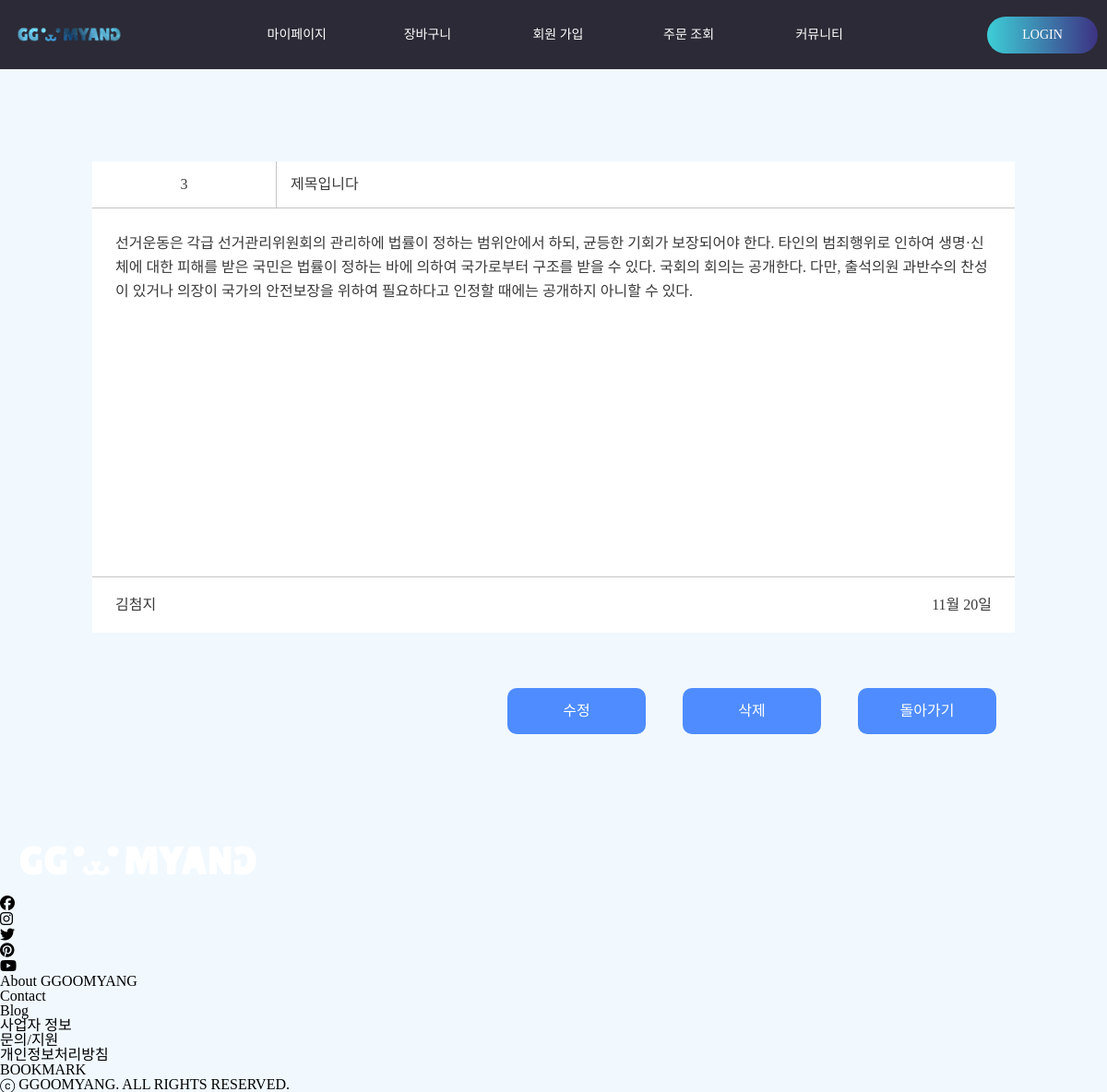
Page /detail_view.php?num=3 on the committed database.
### tables this page shows
CREATE TABLE `freeboard` (
  `num` int(5) NOT NULL,
  `title` varchar(50) NOT NULL,
  `author` varchar(20) NOT NULL,
  `date` varchar(10) NOT NULL,
  `context` varchar(1000) DEFAULT NULL
);

### detail_view.php (the view, shortened to what this page needs)
<!DOCTYPE html>
<html lang="en">
<head>
    <link rel="stylesheet" href="css/header.css">
    <link rel="stylesheet" href="css/footer.css">
    <link rel="stylesheet" href="css/detail_view.css">
</head>
<body>
    <?php
        include "header.php";
    ?>
    <div id="container">
        <div class="center">
            <div class="detail_view">
                <?php
                    $num = $_GET['num'];
                    include "db_connect.php";
                    $sql = "SELECT * FROM freeboard WHERE num = $num";
                    $result = mysqli_query($conn,$sql);
                    $row = mysqli_fetch_assoc($result);
                ?>
                <div class="title_line">
                    <div class="num"><span><?php echo $row['num']; ?></span></div>
                    <div class="title"><?php echo $row['title']; ?></div>
                </div>
                <div class="context"><?php echo $row['context']; ?></div>
                <div class="bot_line">
                    <div class="author"><?php echo $row['author']; ?></div>
                    <div class="day"><?php echo $row['date']; ?></div>
                </div>
            </div>
            <div class="btnSet">
                <a href="update_view.php?num=<?php echo $num; ?>">수정</a>
                <a href="db_delete.php?num=<?php echo $num; ?>">삭제</a>
                <a href="freeboard.php">돌아가기</a>
            </div>
        </div>
    </div>
    <?php
        include "footer.php";
    ?>
</body>
</html>

### css/detail_view.css (style rules this page uses)
* { margin: 0; padding: 0; box-sizing: border-box; }
body { line-height: 1; font-family: 'S-CoreDream-4Regular'; background-color: #f1f9ff; }
#container { display: flex; justify-content: center; align-items: center; width: 100%; }
#container .center { display: flex; justify-content: center; align-items: right; padding: 100px 0; flex-direction: column; }
.detail_view { width:1000px; color:#3a3a3a; }
.detail_view .title_line { display: flex; line-height: 50px; justify-content: space-between; border-bottom:1px solid #c5c5c5; background-color: #fff; }
.detail_view .title_line .num { text-align: center; width:20%; border-right:1px solid #c5c5c5; }
.detail_view .title_line .title { width: 80%; text-indent: 15px; }
.detail_view .context { padding:25px; height: 400px; border-bottom:1px solid #c5c5c5; line-height: 26px; background-color: #fff; }
.detail_view .bot_line { display: flex; justify-content: space-between; line-height:60px; padding:0 25px; background-color: #fff; margin-bottom:60px; }
.btnSet { display: flex; justify-content: right; }
.btnSet a { margin: 0 20px; display: inline-block; background-color:#4e8cff; border-radius: 10px; color:#fff; transition: all 0.5s; line-height: 50px; text-align: center; width: 150px; }

### rows in the picture
freeboard: num "3", title "제목입니다", context "선거운동은 각급 선거관리위원회의 관리하에 법률이 정하는 범위안에서 하되, 균등한 기회가 보장되어야 한다. 타인의 범죄행위로 인하여 생명·신체에 대한 피해를 받은 국민은 법률이 정하는 바에 의하여 국가로부터 구조를 받을 수 있다. 국회의 회의는 공개한다. 다만, 출석의원 과반수의 찬성이 있거나 의장이 국가의 안전보장을 위하여 필요하다고 인정할 때에는 공개하지 아니할 수 있다.", author "김첨지", date "11월 20일"
